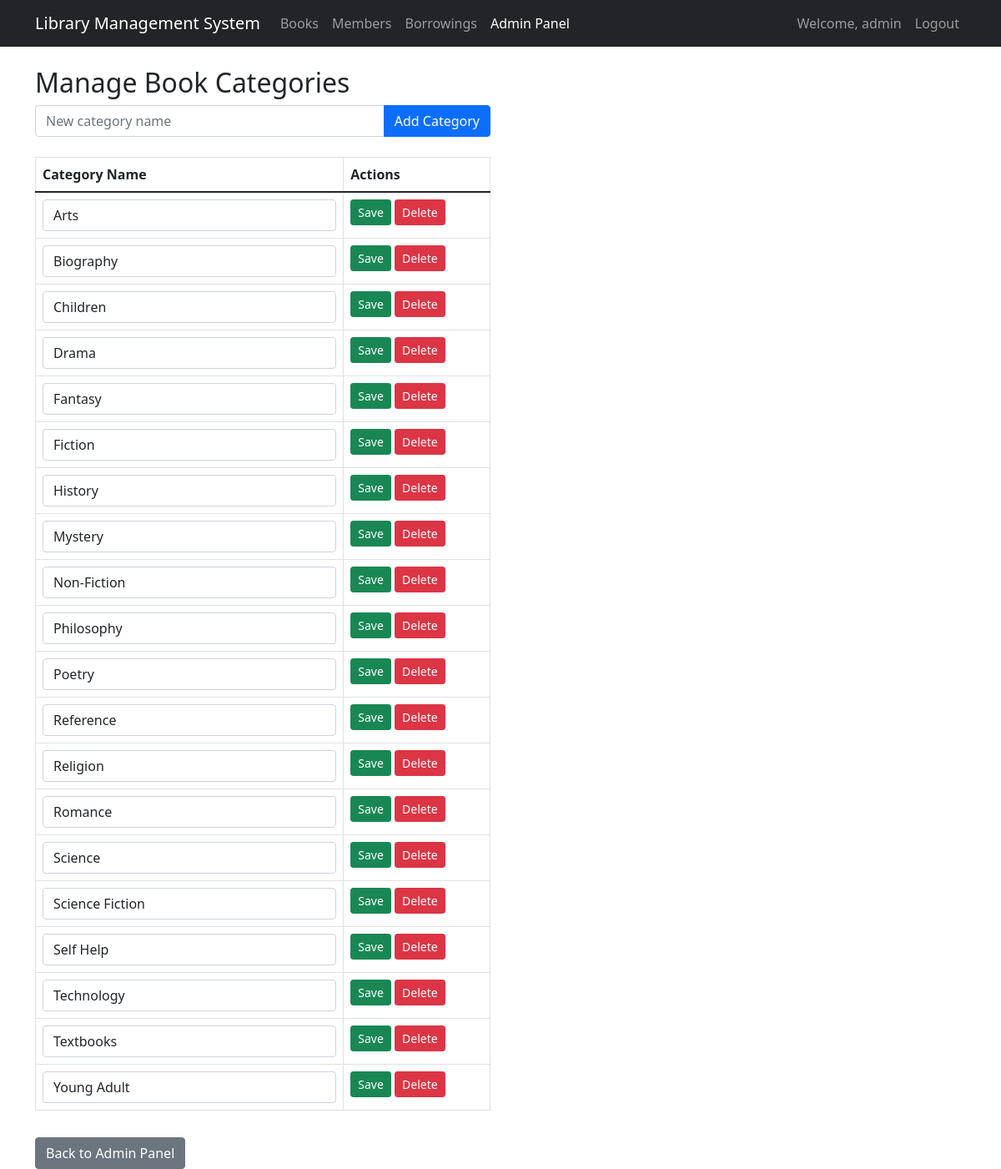
Page /LibraryMS/manage_categories.php (signed in) on the committed database.
### tables this page shows
CREATE TABLE IF NOT EXISTS Book_Categories (
    CategoryID INT AUTO_INCREMENT PRIMARY KEY,
    CategoryName VARCHAR(100) NOT NULL UNIQUE,
    Description TEXT,
    CreatedDate TIMESTAMP DEFAULT CURRENT_TIMESTAMP
);

### LibraryMS/manage_categories.php (the view, shortened to what this page needs)
<?php
try {
    $pdo = new PDO("mysql:host=" . DB_HOST . ";dbname=" . DB_NAME, DB_USER, DB_PASS);
    $pdo->setAttribute(PDO::ATTR_ERRMODE, PDO::ERRMODE_EXCEPTION);
    $categories = $pdo->query("SELECT * FROM Book_Categories ORDER BY CategoryName")->fetchAll();
} catch(PDOException $e) {
    die("Connection failed: " . $e->getMessage());
}
?>
<!DOCTYPE html>
<html lang="en">
<head>
    <link href="https://cdn.jsdelivr.net/npm/bootstrap@5.1.3/dist/css/bootstrap.min.css" rel="stylesheet">
</head>
<body>
    <nav class="navbar navbar-expand-lg navbar-dark bg-dark">
        <div class="container">
            <a class="navbar-brand" href="index.php">Library Management System</a>
            <div class="collapse navbar-collapse" id="navbarNav">
                <ul class="navbar-nav me-auto">
                    <li class="nav-item">
                        <a class="nav-link" href="books.php">Books</a>
                    </li>
                    <li class="nav-item">
                        <a class="nav-link" href="members.php">Members</a>
                    </li>
                    <li class="nav-item">
                        <a class="nav-link" href="borrowings.php">Borrowings</a>
                    </li>
                    <li class="nav-item">
                        <a class="nav-link active" href="admin.php">Admin Panel</a>
                    </li>
                </ul>
                <ul class="navbar-nav">
                    <li class="nav-item">
                        <span class="nav-link">Welcome, <?php echo htmlspecialchars($_SESSION['username']); ?></span>
                    </li>
                    <li class="nav-item">
                        <a class="nav-link" href="index.php?logout=1">Logout</a>
                    </li>
                </ul>
            </div>
        </div>
    </nav>
    <div class="container mt-4">
        <h2>Manage Book Categories</h2>
        <div class="row">
            <div class="col-md-6">
                <form method="POST" class="mb-4">
                    <div class="input-group">
                        <input type="text" class="form-control" name="category_name" placeholder="New category name" required>
                        <button class="btn btn-primary" type="submit" name="add_category">Add Category</button>
                    </div>
                </form>
                <table class="table table-bordered table-hover">
                    <thead>
                        <tr>
                            <th>Category Name</th>
                            <th>Actions</th>
                        </tr>
                    </thead>
                    <tbody>
                        <?php foreach ($categories as $cat): ?>
                        <tr>
                            <form method="POST">
                                <td>
                                    <input type="text" class="form-control" name="category_name" value="<?php echo htmlspecialchars($cat['CategoryName']); ?>" required>
                                </td>
                                <td>
                                    <button class="btn btn-sm btn-success" type="submit" name="edit_category">Save</button>
                                    <button class="btn btn-sm btn-danger" type="submit" name="delete_category" onclick="return confirm('Delete this category?');">Delete</button>
                                </td>
                            </form>
                        </tr>
                        <?php endforeach; ?>
                    </tbody>
                </table>
            </div>
        </div>
        <a href="admin.php" class="btn btn-secondary mt-3">Back to Admin Panel</a>
    </div>
</body>
</html>

### rows in the picture
book_categories: category_name "Arts"
book_categories: category_name "Biography"
book_categories: category_name "Children"
book_categories: category_name "Drama"
book_categories: category_name "Fantasy"
book_categories: category_name "Fiction"
book_categories: category_name "History"
book_categories: category_name "Mystery"
book_categories: category_name "Non-Fiction"
book_categories: category_name "Philosophy"
book_categories: category_name "Poetry"
book_categories: category_name "Reference"
book_categories: category_name "Religion"
book_categories: category_name "Romance"
book_categories: category_name "Science"
book_categories: category_name "Science Fiction"
book_categories: category_name "Self Help"
book_categories: category_name "Technology"
book_categories: category_name "Textbooks"
book_categories: category_name "Young Adult"

### other values in the picture
$_SESSION['username'] "admin"
